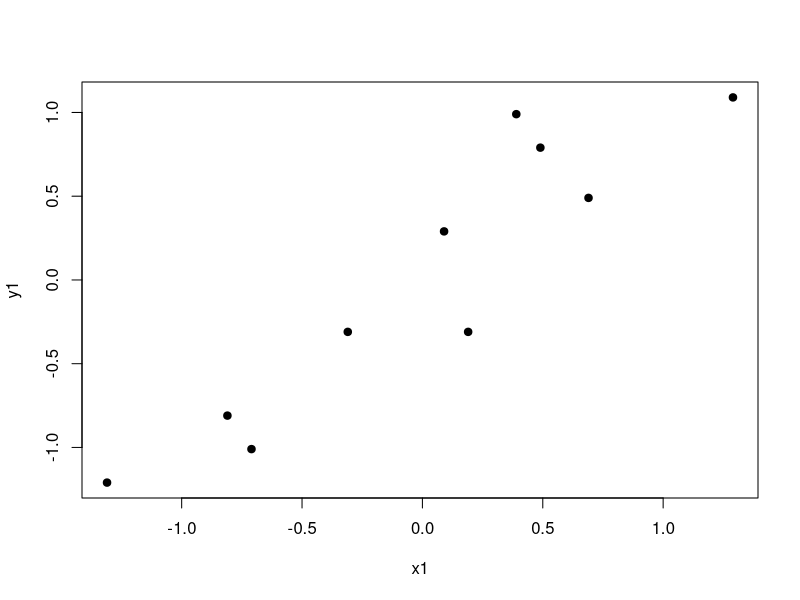
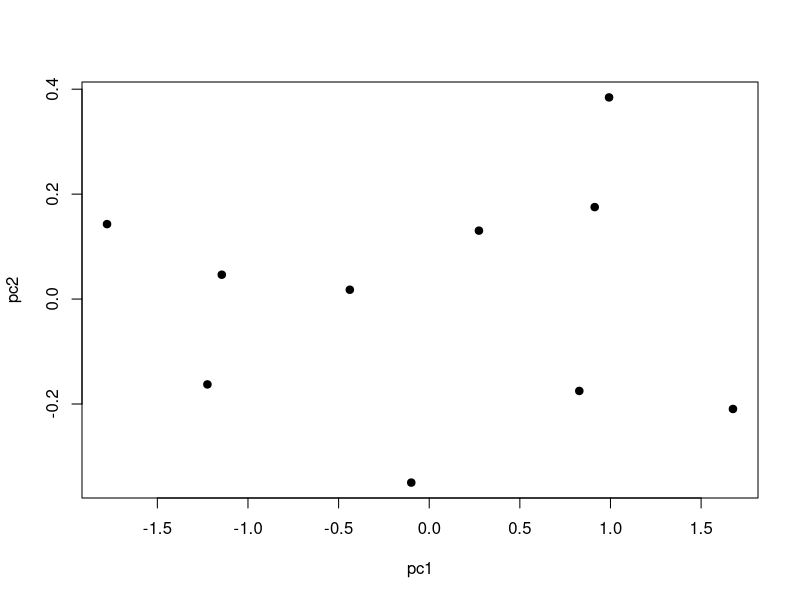
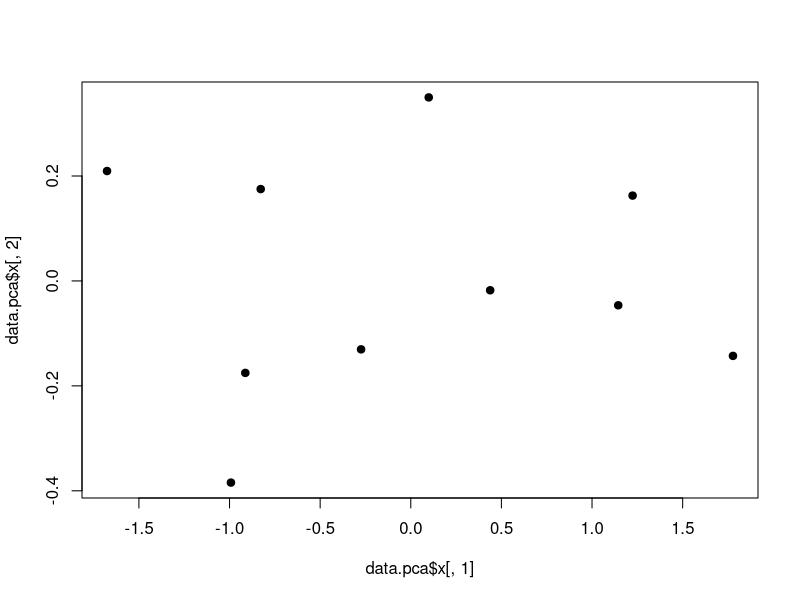

Generate these figures, in order, with R:
# Title     : PCA Visualization
# Objective : CS 5311 HW #2
# Created by: Justin
# Created on: 10/18/2020


x <- c(2.5, 0.5, 2.2, 1.9, 3.1, 2.3, 2, 1, 1.5, 1.1)
y <- c(2.4, 0.7, 2.9, 2.2, 3.0, 2.7, 1.6, 1.1, 1.6, 0.9)

#plot(x, y, pch = 19)

mean(x)
mean(y)

x1 <- x - mean(x)
y1 <- y - mean(y)



summary(x1)
summary(y1)

plot(x1, y1, pch=19)

c1 <- cov(x1,y1)
c2 <- cov(x1, x1)
c3 <- cov(y1,y1)
c4 <- cov(y1, x1)
m <-matrix(c(c2, c1, c4, c3), nrow = 2, ncol = 2, byrow = TRUE, dimnames = list(c("x", "y"), c("x", "y")))
m


evec <- eigen(m)
evec

pc1 <- x1 * evec$vectors[1,1] + y1 * evec$vectors[2,1]
pc1

pc2 <- x1 * evec$vectors[1,2] + y1 * evec$vectors[2,2]
pc2

data.frame(PC1=pc1, PC2=pc2)
plot(pc1, pc2, pch=19)


data <- data.frame(x,y)
data.pca <- prcomp(data)
data.pca

names(data.pca)
data.pca$x
plot(data.pca$x[,1], data.pca$x[,2], pch=19)

eigen(m)
data.pca
